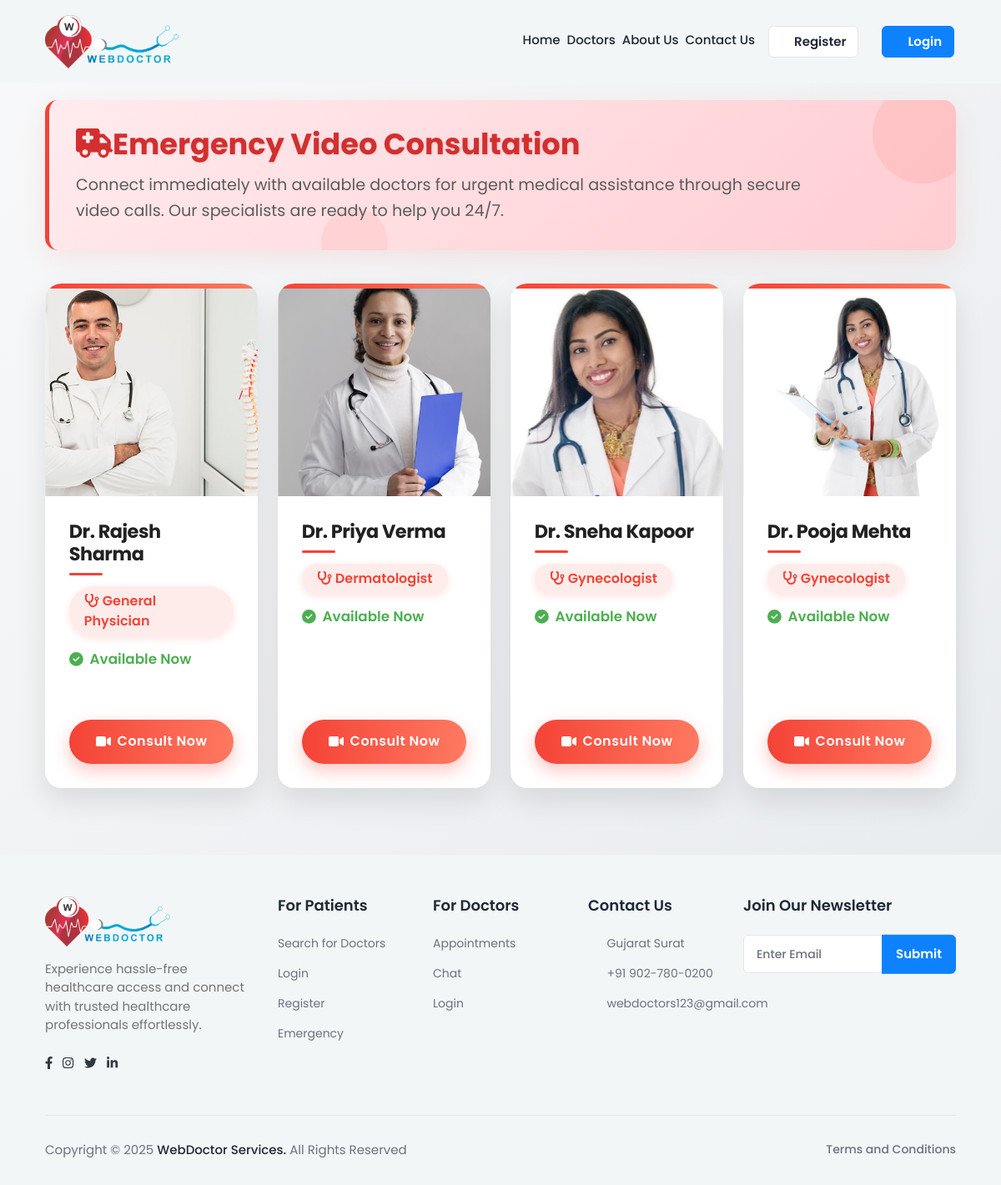
/emergency_consultation/, run on an earlier commit of the app's database.
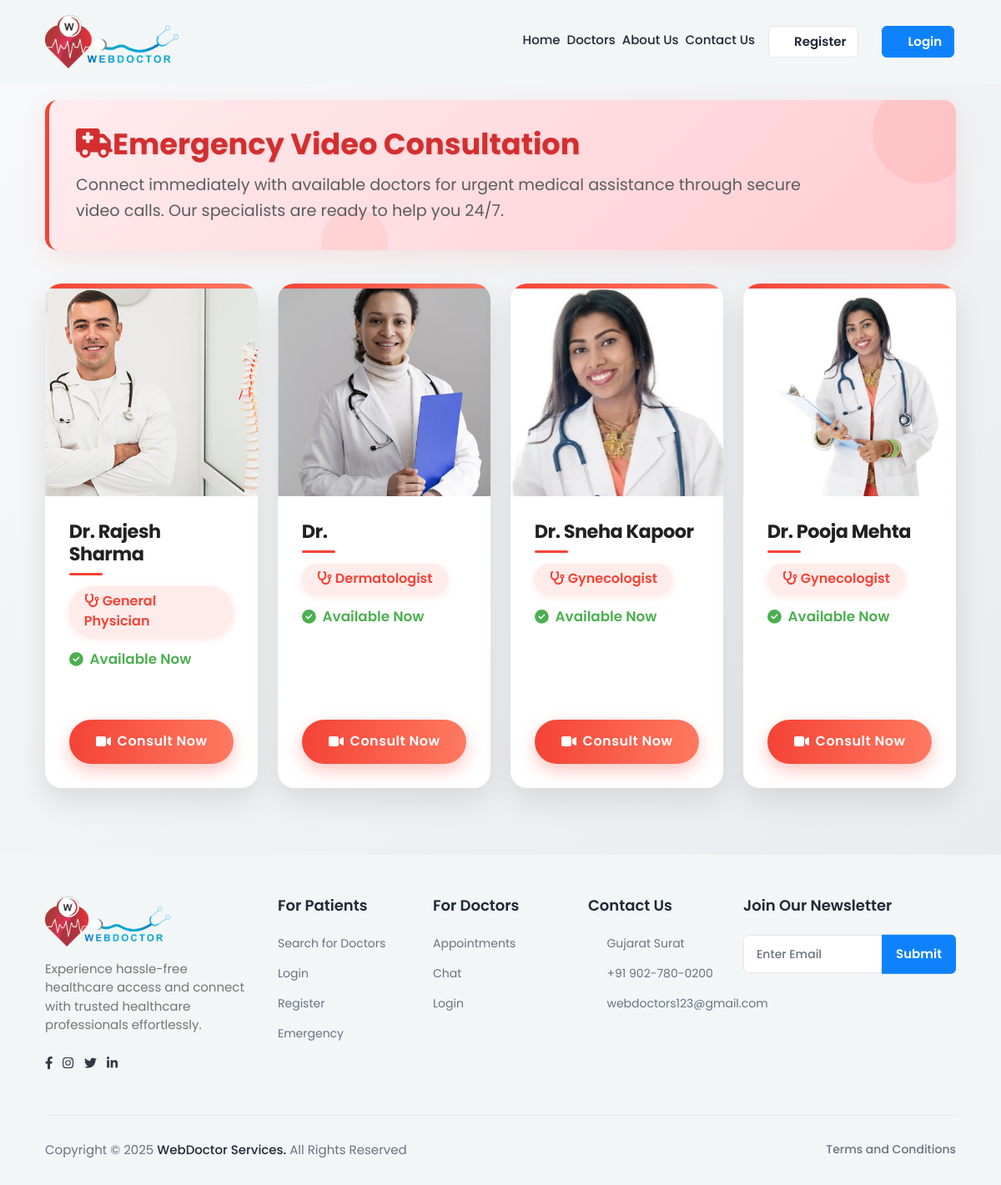
And on a later commit of the database.
### myapp/models.py (models this page shows, shortened)
class doctorRegister(models.Model):
    GENDER_CHOICES = [
        ('M', 'Male'),
        ('F', 'Female'),
        ('O', 'Other'),
    ]
    AVAILABILITY_CHOICES = [
        ('Available', 'Available'),
        ('Not Available', 'Not Available'),
    ]
    name = models.CharField(max_length=100)
    email = models.EmailField(unique=True)
    phno = models.BigIntegerField(unique=True)
    password = models.CharField(max_length=100)
    profile_img = models.ImageField(upload_to='profile_pics/', null=True, blank=True)
    qualification = models.CharField(max_length=100,blank=True, null=True)
    specialization = models.CharField(max_length=100,blank=True, null=True)
    experience = models.IntegerField(blank=True, null=True)
    address = models.TextField(blank=True, null=True)
    city = models.CharField(max_length=50,blank=True, null=True)
    state = models.CharField(max_length=50,blank=True, null=True)
    clinic_name = models.CharField(max_length=255)
    clinic_address = models.TextField()
    gender = models.CharField(max_length=5, choices=GENDER_CHOICES)
    mci_no = models.CharField(max_length=10,blank=True, null=True)
    fee = models.BigIntegerField(null=True)
    about_me=models.TextField(null=True)
    is_approved = models.BooleanField(default=False)
    is_rejected = models.BooleanField(default=False)
    is_available = models.CharField(max_length=20, choices=AVAILABILITY_CHOICES)  # Updated field

### myapp/views.py (the view, shortened to what this page needs)
# urls.py: path("emergency_consultation/", views.emergency_consultation_page, name="emergency_consultation_page"),
def emergency_consultation_page(request):
    available_doctors = doctorRegister.objects.filter(is_approved=True, is_available="Available")
    profile = None
    user_type = None
    is_authenticated = False
    return render(request, "emergency.html", {
        "doctors": available_doctors,
        "profile": profile,  # Pass profile for user data
        "user_type": user_type,  # Identify if user is a patient or doctor
        "is_authenticated": is_authenticated,  # Pass this value to frontend to check if logged in
    })

### myapp/templates/emergency.html (shortened to what the changed rows need)
{% load static %}
<html lang="en">
<head>
  <link rel="stylesheet" href="https://cdnjs.cloudflare.com/ajax/libs/font-awesome/6.4.0/css/all.min.css" />
  <link rel="stylesheet" href="{% static 'assets/css/bootstrap.min.css' %}" />
  <link rel="stylesheet" href="https://cdnjs.cloudflare.com/ajax/libs/font-awesome/6.0.0-beta3/css/all.min.css" />
  <link rel="stylesheet" href="{% static 'assets/plugins/fontawesome/css/fontawesome.min.css' %}" />
  <link rel="stylesheet" href="{% static 'assets/plugins/fontawesome/css/all.min.css' %}" />
  <link rel="stylesheet" href="{% static 'assets/css/feather.css' %}" />
  <link rel="stylesheet" href="{% static 'assets/css/custom.css' %}" />
  <link rel="stylesheet" href="https://cdnjs.cloudflare.com/ajax/libs/jquery-confirm/3.3.2/jquery-confirm.min.css" />
</head>
<body>
  <div class="main-wrapper">
    <section class="emergency-section" style="padding-top:120px !important">
      <div class="container">
        <div class="emergency-header">
          <h1 class="emergency-title"><i class="fas fa-ambulance"></i>Emergency Video Consultation</h1>
        </div>
        <div class="row g-4">
          {% for doctor in doctors %}
          <div class="col-12 col-sm-6 col-md-4 col-lg-3">
            <div class="emergency-card">
              <div class="emergency-img-container">
                {% if doctor.profile_img %}
                <img class="emergency-img" src="{{ doctor.profile_img.url }}" alt="{{ doctor.name }}"
                  onerror="this.src='{% static 'assets/img/default_profile.png' %}'" />
                {% else %}
                <img class="emergency-img" src="{% static 'assets/img/default_profile.png' %}" alt="default profile" />
                {% endif %}
              </div>
              <div class="emergency-card-body">
                <div class="emergency-info">
                  <h5 class="emergency-card-title">Dr. {{ doctor.name }}</h5>
                  <span class="emergency-specialization">
                    <i class="fas fa-stethoscope me-1"></i>{{ doctor.specialization }}
                  </span>
                  <p class="emergency-status">
                    <i class="fas fa-circle-check me-2"></i> Available Now
                  </p>
                </div>
                <button class="emergency-btn consult-btn" data-doctor-id="{{ doctor.id }}"
                  data-is-authenticated="{{ is_authenticated }}">
                  <i class="fas fa-video me-2"></i>Consult Now
                </button>
              </div>
            </div>
          </div>
          {% endfor %}
        </div>
      </div>
    </section>
    {% include "footer.html" %}
</body>
</html>

What changed in the data, as far as the page shows it:
changed doctorRegister "Dermatologist": name "Priya Verma" → (not shown)
